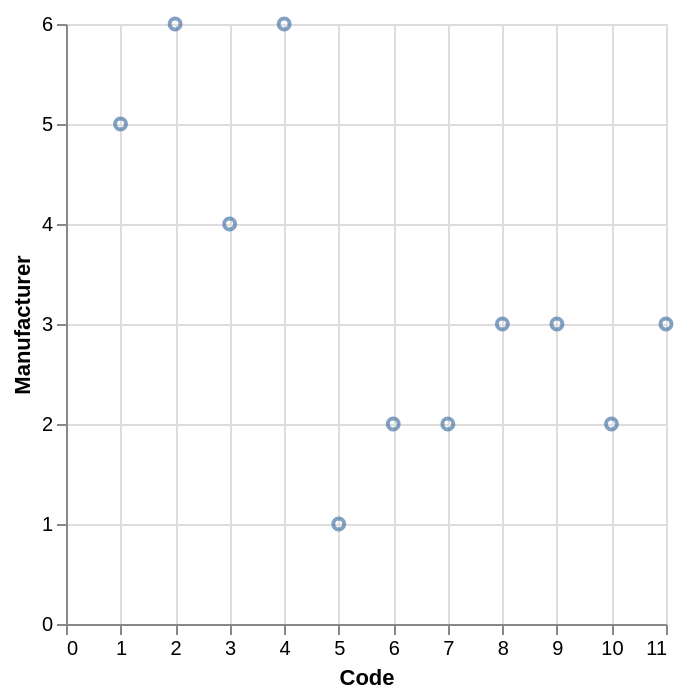

Describe this chart as a Vega-Lite specification.
### Vega-Lite specification from a JSON file in a GitHub repository (floating-point values rounded to 4 significant figures)
{"data": {"values": [{"x_data": 1, "y_data": 5}, {"x_data": 2, "y_data": 6}, {"x_data": 3, "y_data": 4}, {"x_data": 4, "y_data": 6}, {"x_data": 5, "y_data": 1}, {"x_data": 6, "y_data": 2}, {"x_data": 7, "y_data": 2}, {"x_data": 8, "y_data": 3}, {"x_data": 9, "y_data": 3}, {"x_data": 10, "y_data": 2}, {"x_data": 11, "y_data": 3}]}, "mark": "point", "encoding": {"x": {"field": "x_data", "type": "quantitative", "title": "Code"}, "y": {"field": "y_data", "type": "quantitative", "title": "Manufacturer"}}}
